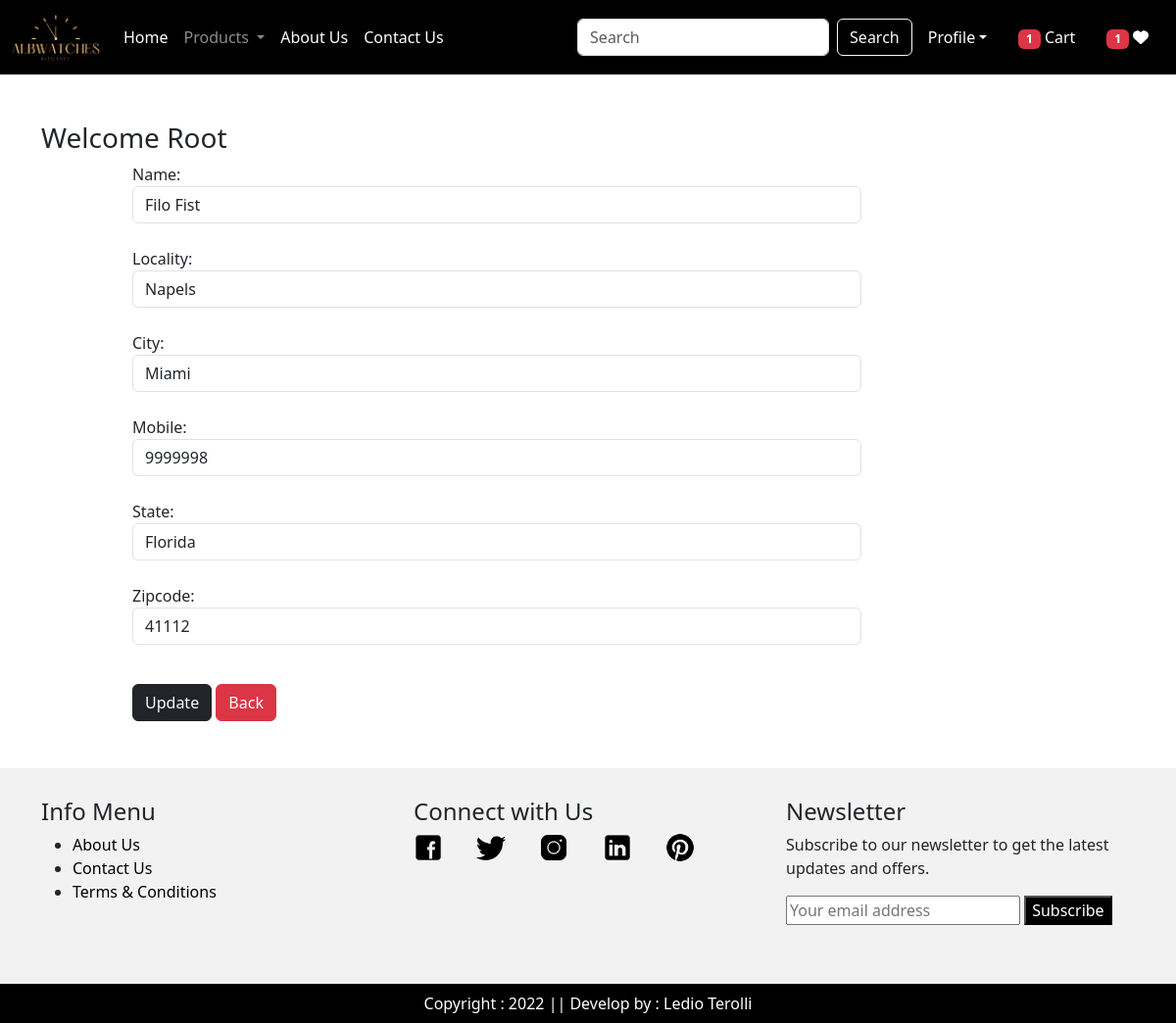
Screenshot of /updateAddress/1 (signed in) with the database file from the repository.
### app/models.py (models this page shows, shortened)
class Customer(models.Model):
    user = models.ForeignKey(User,on_delete=models.CASCADE)
    name = models.CharField(max_length=200)
    locality = models.CharField(max_length=200)
    city = models.CharField(max_length=50)
    mobile = models.IntegerField(default=0)
    zipcode = models.IntegerField()
    state = models.CharField(choices=STATE_CHOICES, max_length=100)

### app/views.py (the view, shortened to what this page needs)
# urls.py: path("updateAddress/<int:pk>", views.updateAddress.as_view(),name="updateAddress"),
@method_decorator(login_required, name='dispatch')
class updateAddress(View):
    def get(self, request, pk):
        add= Customer.objects.get(pk=pk)
        form = CustomerProfileForm(instance=add)
        totalitem = 0
        wishitem = 0
        if request.user.is_authenticated:
            totalitem = len(Cart.objects.filter(user=request.user))
            wishitem = len(Wishlist.objects.filter(user=request.user))
        return render(request, 'app/updateAddress.html', locals())

### app/forms.py
class CustomerProfileForm(forms.ModelForm):
    class Meta:
        model = Customer
        fields =  ['id', 'name','locality', 'city','mobile', 'state', 'zipcode']
        widgets = {
            'name':forms.TextInput(attrs={'class': 'form-control'}),
            'locality':forms.TextInput(attrs={'class': 'form-control'}),
            'city':forms.TextInput(attrs={'class': 'form-control'}),
            'mobile':forms.NumberInput(attrs={'class': 'form-control'}),
            'state':forms.Select(attrs={'class': 'form-control'}),
            'zipcode':forms.NumberInput(attrs={'class': 'form-control'}),
        }

### app/templates/app/updateAddress.html (shortened to what this page needs)
{% extends "app/base.html" %}
{% load static %}
{% block main-content %}
<div class="container my-5">
    <div class = "row">
        <h3> Welcome <span class="text-capitalize">{{request.user}}</span></h3>
    </div>
    <div class="col-sm-8 offset-sm-1">
        <form action="" method="post">
            {% for fm in form %}
                {{fm.label_tag}} {{fm}} <small class="text-danger">{{fm.errors|striptags}}</small><br>
            {% endfor %}
            <div class="col-12 mt-3">
                <button type="submit" class="btn btn-dark text-light">Update</button>
                <a href="{% url 'address' %}" type='button' class='btn btn-danger'>Back</a>
            </div>
        </form>
    </div>
</div>
{% endblock main-content%}

### rows the page displays
Customer: form "Filo Fist" "Napels" "Miami" "9999998" "Florida" "41112"

### other values shown
{{ totalitem }} "1"
{{ wishitem }} "1"
{{ request.user }} "Root"
{{ fm.label_tag }} "Name:" "Locality:" "City:" "Mobile:" "State:" "Zipcode:"
